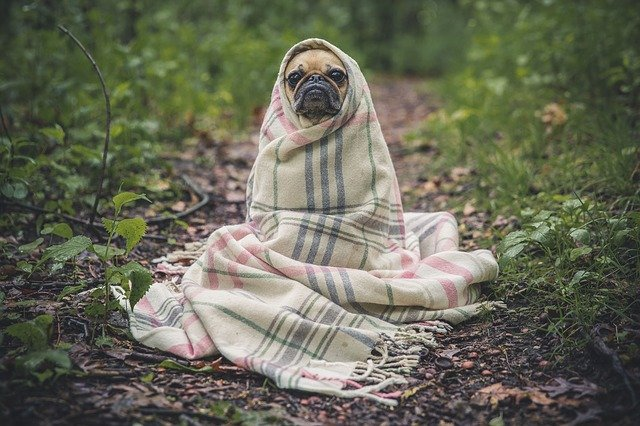
//> input picture codigos/DCA0445 - Processamento Digital de Imagens/Exercicios/8.3/foto.jpg, 640 x 426 px
$ ./cannypoints   (built with g++ and OpenCV 4)
//> lines starting //> are read from the running program, lines starting //| are printed output that depends on the picture
//> further down, image is the input picture: 426 rows x 640 cols, CV_8UC3; mean B, G, R 87.7, 105.3, 103.8
#include <opencv2/opencv.hpp>
#include <fstream>
#include <iomanip>
#include <vector>
#include <algorithm>
#include <numeric>
#include <ctime>
#include <cstdlib>

using namespace std;
using namespace cv;

#define STEP 5
#define JITTER 2
#define RAIO 3
int top_slider = 10;
int top_slider_max = 200;
int raio_slider = 3;
int raio_slider_max = 10;

char TrackbarName[50];

Mat image, border;
int red, blue, green;
int width, height, x, y;
void on_trackbar_cannypoints(int, void *)
{
  vector<int> yrange;
  vector<int> xrange;
  Mat points;
  width = image.size().width;
//> width = 640
  height = image.size().height;
//> height = 426

  xrange.resize(height / STEP);
//> xrange = 85 values from 0 to 0
  yrange.resize(width / STEP);
//> yrange = 128 values from 0 to 0

  iota(xrange.begin(), xrange.end(), 0);
//> xrange = 85 values from 0 to 84
  iota(yrange.begin(), yrange.end(), 0);
//> yrange = 128 values from 0 to 127

  for (uint i = 0; i < xrange.size(); i++)
  {
    xrange[i] = xrange[i] * STEP + STEP / 2;
  }
//> after the loop, xrange = 85 values from 2 to 422

  for (uint i = 0; i < yrange.size(); i++)
  {
    yrange[i] = yrange[i] * STEP + STEP / 2;
  }

  points = Mat(height, width, CV_8UC3, CV_RGB(255, 255, 255));

  random_shuffle(xrange.begin(), xrange.end());

  for (auto i : xrange)
  {
    random_shuffle(yrange.begin(), yrange.end());
    for (auto j : yrange)
    {
      x = i + rand() % (2 * JITTER) - JITTER + 1;
      y = j + rand() % (2 * JITTER) - JITTER + 1;
      blue = image.at<Vec3b>(x, y)[0];
      green = image.at<Vec3b>(x, y)[1];
      red = image.at<Vec3b>(x, y)[2];
      circle(points,
             Point(y, x),
             RAIO,
             CV_RGB(red, green, blue),
             -1,
             LINE_AA);
    }
  }
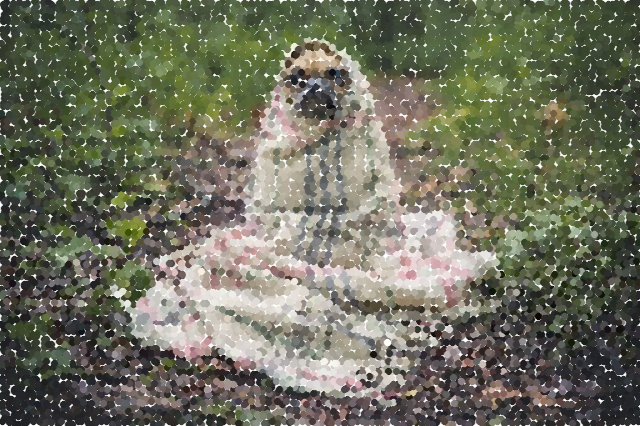
//> points: 426 rows x 640 cols, CV_8UC3; mean B, G, R 94.9, 111.8, 110.4
  imwrite("pontinhismo.jpg", points);
  Canny(image, border, top_slider, 3 * top_slider);
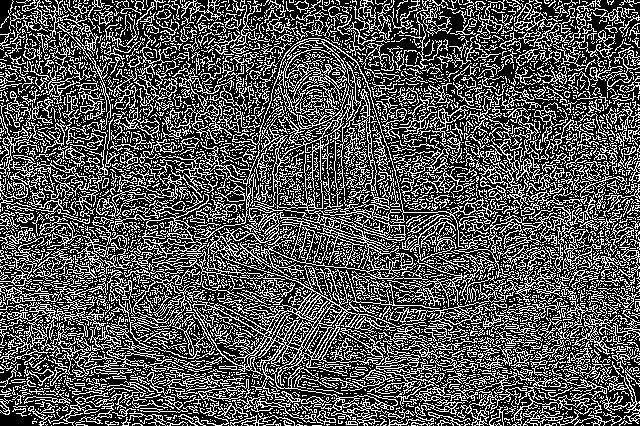
//> border: 426 rows x 640 cols, CV_8UC1; 33.2% white in thin lines or dots
  imwrite("canny.png", border);
  imshow("canny", border);

  for (int j = 0; j < height; j++)
  {
    for (int k = 0; k < width; k++)
    {
      if (border.at<uchar>(j, k) > 0)
      {
        blue = image.at<Vec3b>(j, k)[0];
        green = image.at<Vec3b>(j, k)[1];
        red = image.at<Vec3b>(j, k)[2];
        circle(points, Point(k, j), raio_slider, CV_RGB(red, green, blue), -1, LINE_AA);
      }
    }
  }
//> this loop made 426 passes
//> (blue, green, red) on passes 1 to 3: (45, 52, 47), (44, 51, 46), (45, 55, 49)
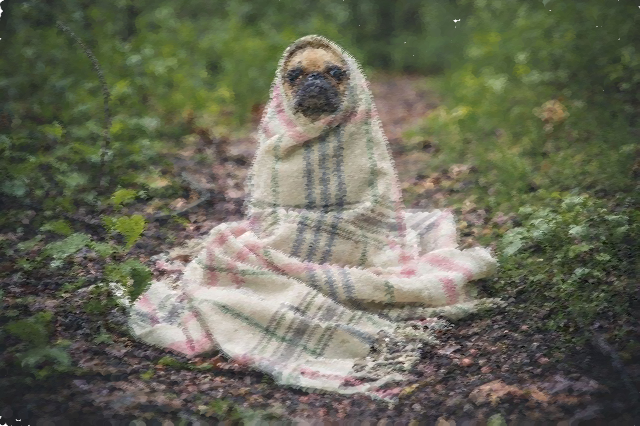
//> points: 426 rows x 640 cols, CV_8UC3; mean B, G, R 88, 105.5, 104.1
//> after the loop, blue = 43; green = 41; red = 41
  namedWindow("cannypoints", WINDOW_AUTOSIZE);
  imshow("cannypoints", points);
  imwrite("cannypoints.png", points);
}

int main(int argc, char **argv)
{
  image = imread("foto.jpg", IMREAD_COLOR);

  srand(time(0));

  if (!image.data)
  {
    cout << "nao abriu a imagen" << endl;
    exit(0);
  }
  sprintf(TrackbarName, "Threshold inferior", top_slider_max);

  namedWindow("canny", 1);
  createTrackbar(TrackbarName, "canny",
                 &top_slider,
                 top_slider_max,
                 on_trackbar_cannypoints);
  sprintf(TrackbarName, "Raio", raio_slider_max);
  createTrackbar(TrackbarName, "canny",
                 &raio_slider,
                 raio_slider_max,
                 on_trackbar_cannypoints);
  on_trackbar_cannypoints(top_slider, 0);
  waitKey();
  return 0;
}
